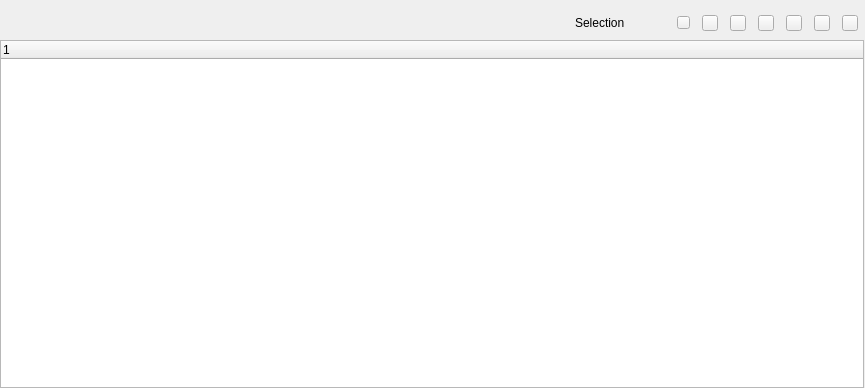
<?xml version="1.0" encoding="UTF-8"?>
<ui version="4.0">
 <class>C_SdNdeDataPoolListsWidget</class>
 <widget class="QWidget" name="C_SdNdeDataPoolListsWidget">
  <property name="geometry">
   <rect>
    <x>0</x>
    <y>0</y>
    <width>865</width>
    <height>388</height>
   </rect>
  </property>
  <property name="windowTitle">
   <string>Form</string>
  </property>
  <layout class="QVBoxLayout" name="verticalLayout">
   <property name="spacing">
    <number>0</number>
   </property>
   <property name="leftMargin">
    <number>0</number>
   </property>
   <property name="topMargin">
    <number>6</number>
   </property>
   <property name="rightMargin">
    <number>1</number>
   </property>
   <property name="bottomMargin">
    <number>0</number>
   </property>
   <item>
    <layout class="QHBoxLayout" name="horizontalLayout" stretch="1,0,0,0,0,0,0,0,0,0">
     <property name="spacing">
      <number>12</number>
     </property>
     <property name="rightMargin">
      <number>6</number>
     </property>
     <item>
      <spacer name="horizontalSpacer">
       <property name="orientation">
        <enum>Qt::Horizontal</enum>
       </property>
       <property name="sizeHint" stdset="0">
        <size>
         <width>40</width>
         <height>20</height>
        </size>
       </property>
      </spacer>
     </item>
     <item>
      <widget class="stw_opensyde_gui_elements::C_OgeLabNodeDataPoolSelectedItems" name="pc_SelectionLabel">
       <property name="text">
        <string>Selection</string>
       </property>
      </widget>
     </item>
     <item>
      <spacer name="horizontalSpacer_2">
       <property name="orientation">
        <enum>Qt::Horizontal</enum>
       </property>
       <property name="sizeType">
        <enum>QSizePolicy::Fixed</enum>
       </property>
       <property name="sizeHint" stdset="0">
        <size>
         <width>40</width>
         <height>34</height>
        </size>
       </property>
      </spacer>
     </item>
     <item>
      <widget class="stw_opensyde_gui_elements::C_OgePubIconOnly" name="pc_PushButtonAdd">
       <property name="minimumSize">
        <size>
         <width>13</width>
         <height>13</height>
        </size>
       </property>
       <property name="maximumSize">
        <size>
         <width>13</width>
         <height>13</height>
        </size>
       </property>
       <property name="text">
        <string/>
       </property>
      </widget>
     </item>
     <item>
      <widget class="stw_opensyde_gui_elements::C_OgePubIconOnly" name="pc_PushButtonCut">
       <property name="minimumSize">
        <size>
         <width>16</width>
         <height>16</height>
        </size>
       </property>
       <property name="maximumSize">
        <size>
         <width>16</width>
         <height>16</height>
        </size>
       </property>
       <property name="text">
        <string/>
       </property>
      </widget>
     </item>
     <item>
      <widget class="stw_opensyde_gui_elements::C_OgePubIconOnly" name="pc_PushButtonCopy">
       <property name="minimumSize">
        <size>
         <width>16</width>
         <height>16</height>
        </size>
       </property>
       <property name="maximumSize">
        <size>
         <width>16</width>
         <height>16</height>
        </size>
       </property>
       <property name="text">
        <string/>
       </property>
      </widget>
     </item>
     <item>
      <widget class="stw_opensyde_gui_elements::C_OgePubIconOnly" name="pc_PushButtonPaste">
       <property name="minimumSize">
        <size>
         <width>16</width>
         <height>16</height>
        </size>
       </property>
       <property name="maximumSize">
        <size>
         <width>16</width>
         <height>16</height>
        </size>
       </property>
       <property name="text">
        <string/>
       </property>
      </widget>
     </item>
     <item>
      <widget class="stw_opensyde_gui_elements::C_OgePubIconOnly" name="pc_PushButtonDelete">
       <property name="minimumSize">
        <size>
         <width>16</width>
         <height>16</height>
        </size>
       </property>
       <property name="maximumSize">
        <size>
         <width>16</width>
         <height>16</height>
        </size>
       </property>
       <property name="text">
        <string/>
       </property>
      </widget>
     </item>
     <item>
      <widget class="stw_opensyde_gui_elements::C_OgePubIconOnly" name="pc_PushButtonMoveUp">
       <property name="minimumSize">
        <size>
         <width>16</width>
         <height>16</height>
        </size>
       </property>
       <property name="maximumSize">
        <size>
         <width>16</width>
         <height>16</height>
        </size>
       </property>
       <property name="text">
        <string/>
       </property>
      </widget>
     </item>
     <item>
      <widget class="stw_opensyde_gui_elements::C_OgePubIconOnly" name="pc_PushButtonMoveDown">
       <property name="minimumSize">
        <size>
         <width>16</width>
         <height>16</height>
        </size>
       </property>
       <property name="maximumSize">
        <size>
         <width>16</width>
         <height>16</height>
        </size>
       </property>
       <property name="text">
        <string/>
       </property>
      </widget>
     </item>
    </layout>
   </item>
   <item>
    <widget class="stw_opensyde_gui::C_SdNdeDataPoolListsTreeWidget" name="pc_TreeWidget">
     <column>
      <property name="text">
       <string notr="true">1</string>
      </property>
     </column>
    </widget>
   </item>
  </layout>
 </widget>
 <customwidgets>
  <customwidget>
   <class>stw_opensyde_gui_elements::C_OgePubIconOnly</class>
   <extends>QPushButton</extends>
   <header>C_OgePubIconOnly.h</header>
  </customwidget>
  <customwidget>
   <class>stw_opensyde_gui_elements::C_OgeLabNodeDataPoolSelectedItems</class>
   <extends>QLabel</extends>
   <header>C_OgeLabNodeDataPoolSelectedItems.h</header>
  </customwidget>
  <customwidget>
   <class>stw_opensyde_gui::C_SdNdeDataPoolListsTreeWidget</class>
   <extends>QTreeWidget</extends>
   <header>C_SdNdeDataPoolListsTreeWidget.h</header>
  </customwidget>
 </customwidgets>
 <resources/>
 <connections/>
</ui>
